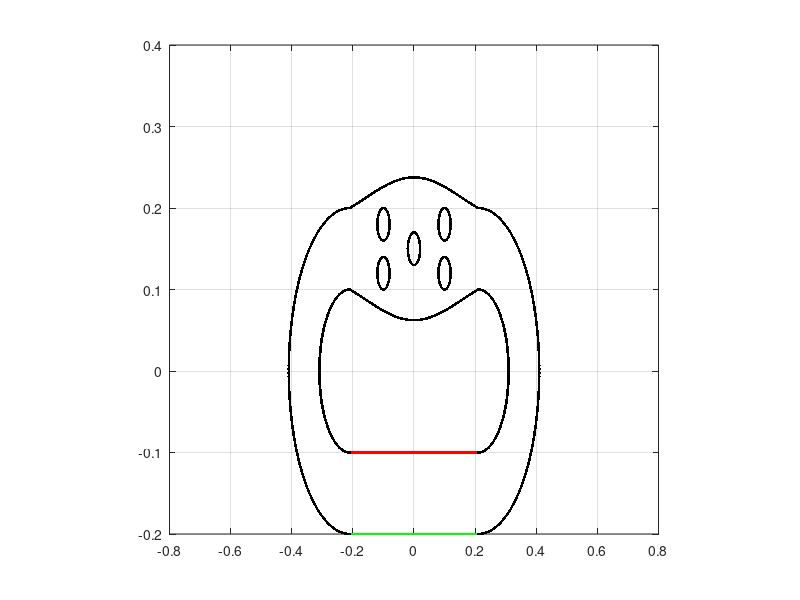

Reproduce this figure in MATLAB.
%Racetrack with prescribed peristalsis and pericardium

L = 1;                              % length of computational domain (m)
N = 512;                            % number of Cartesian grid meshwidths at the finest level of the AMR grid
dx = L/N;                           % Cartesian mesh width (m)
ds = L/(2*N);                       % space between boundary points in straight tube

%%%%%%%%%%%%%%%%%%%%%%%%%%%%%%%%%%%%%%%%%%%%%%%%%%%
%Lines 51-58 from generate mesh
% Parameters for the prescribed peristalsis
%Lap = 0.3;                          % length of the actuator section
% NLap = ceil(Lap/ds);                  % number of points along each actuator
%Cap = 0.5*Lt;                       % center of the actuator section
%NCap = ceil(ceil(Nstraight/2)*Cap/Lt); % index of the center point
%Na1p = NCap - ceil(NLap/2);            % index of the starting point with respect to the elastic section
%Na2p = Na1p+NLap-1;                    % index of the ending point with respect to the elastic section



%%%%%%%%%%%%%%%%%%%%%%%%%%%%%%%%%%%%%%%%%%%%%%%%%%%
%Parameters for the racetrack

Let = 0.4;                          % Length of elastic tube (m)
Nend = 10;                           % Number of rigid points on each end of elastic section
Lt = Let+2*Nend*ds;                 % Length of straight section with three rigid points on each end

diameter = 0.1;                     % diameter of the tube
R2 = 0.1;                           % radius of inner wall
R1 = R2+diameter;                   % radius of outer wall
percent = 0.8;                      % percent contraction for applied force peristalsis

radius = .02;                       % Radius of obstacles 
gamma = 0 : asin(ds/radius) : 2*pi;  % used for making the circle obstacles

Nstraight = 2*ceil(Lt/ds);          % number of points along each straight section
Ncurve = 2*ceil(pi*R1/ds);          % number of points along each curved section
Nrace = Nstraight+2*Ncurve;         % number of points making up the racetrack part
Nracecirc = Nrace+5*length(gamma);  % number of points making up the circle obstacles
dtheta = pi/(Ncurve/2);             % angle increment for drawing curved edges

mesh_name = 'heart_';               % structure name



centery = 0;                        % y-position of center of curved sections
centerx1 = -0.5*Lt;                 % x-position of center of left curved section
centerx2 = 0.5*Lt;                  % x-position of center of right curved section

%%%%%%%%%%%%%%%%%%%%%%%%%%%%%%%%%%%%%%%%%%%%%%%%%%%%%%%%%%
%%%%%%%%%%%%%%%%%%%%%%%%%%%%%%%%%%%%%%%%%%%%%%%%%%%%%%%%%
% Parameters for the pericardium
%Dp = 2*diameter;                    %diameter of the pericardium
%Nperi = 2*ceil((Dp-diameter)/ds);  % number of boundary points along the sides of the pericardium
%Nperitot = Nperi + Nstraight;       % total number of pericardium points

%%%%%%%%%%%%%%%%%%%%%%%%%%%%%%%%%%%%%%%%%%%%%%%%%%%%%%%%%%
%%%%%%%%%%%%%%%%%%%%%%%%%%%%%%%%%%%%%%%%%%%%%%%%%%%%%%%%%
% Parameters for the actuator
%La = 0.04;                          % length of the actuator section
%NLa = ceil(La/ds);                  % number of points along each actuator
%Ca = 0.25*Lt;                       % center of the actuator section
%NCa = ceil(ceil(Nstraight/2)*Ca/Lt); % index of the center point
%Na1 = NCa - ceil(NLa/2);            % index of the starting point with respect to the elastic section
%Na2 = Na1+NLa-1;                    % index of the ending point with respect to the elastic section

%%%%%%%%%%%%%%%%%%%%%%%%%%%%%%%%%%%%%%%%%%%%%%%%%%%%%%%%%%
%%%%%%%%%%%%%%%%%%%%%%%%%%%%%%%%%%%%%%%%%%%%%%%%%%%%%%%%%
% Parameters for the prescribed peristalsis
Lap = 0.3;                            % length of the actuator section
NLap = ceil(Lap/ds);                  % number of points along each actuator
Cap = 0.5*Lt;                         % center of the actuator section
NCap = ceil(ceil(Nstraight/2)*Cap/Lt); % index of the center point
Na1p = NCap - ceil(NLap/2);            % index of the starting point with respect to the elastic section
Na2p = Na1p+NLap-1;                    % index of the ending point with respect to the elastic section


%%%%%%%%%%%%%%%%%%%%%%%%%%%%%%%%%%%%%%%%%%%
%%%%%%%%%%%%%%%%%%%%%%%%%%%%%%%%%%%%%%%%%%%

% Parameters for applied force peristalsis
%Lnperi = 0.05;                          % length of the end of the flexible tube without peristalsis
%Lperi = Lt-2*Lnperi;                      % length of the peristalsis section of tube
%Nperist = ceil(Lperi/ds);                 % number of peristaltic points on top or bottom of tube
%NCent = ceil(Nstraight/4);                 %index of center of elastic tube
%Nperi1 = NCent-ceil(0.5*Nperist);           % index of the starting point with respect to the elastic section
%Nperi2 = Nperi1+Nperist-1;                  %index of the ending point with respect to the elastic section

%%%%%%%%%%%%%%%%%%%%%%%%%%%%%%%%%%%%%%%%%%%
%%%%%%%%%%%%%%%%%%%%%%%%%%%%%%%%%%%%%%%%%%%
% parameters for markers
Nmarkersx = 11;                     %number of columns of markers
Nmarkersy = 11;                     %number of markers in each column
Nmarkers=Nmarkersx*Nmarkersy;       %total number of markers
dmx = Let/(Nmarkersx-1);            %space between markers in x-direction
dmy = diameter/(Nmarkersy-1);       %space between markers in y-direction

%%%%%%%%%%%%%%%%%%%%%%%%%%%%%%%%%%%%%%%%%%%
%%%%%%%%%%%%%%%%%%%%%%%%%%%%%%%%%%%%%%%%%%%
% material parameters
kappa_spring = 30.0;               % spring constant (Newton)
kappa_beam = 0.3;                 % beam stiffness constant (Newton m^2) %2.5e-2 works for Wo>=5
kappa_target = kappa_spring;        % target point penalty spring constant (Newton)
Fmag = 4.0e0;                % this is my best guess at a reasonable applied force %4.0e0 works for Wo>=5
phase = 0;                      %initial phase of the oscillating force, where F=Fmag*phase and phase = (1+sin(2*pi*f*t-pi/2));

%%%%%%%%%%%%%%%%%%%%%%%%%%%%%%%%%%%%%%%%%%%%%%%%%%%%%%%%%%%%%%%%%%%%%%%%%%%%%%%%

%%%%%%%%%%%%%%%%%%%%%%%%%%%%%%
% Make markers as vertices with no material properties

vertex_fid = fopen(['markers_' num2str(N) '.vertex'], 'w');
fprintf(vertex_fid, '%d\n', Nmarkers);

%top part
for i=0:Nmarkersx-1
    for j=0:Nmarkersy-1
        y = centery-R2-j*dmy;
        x = -Let/2+i*dmx;
    fprintf(vertex_fid, '%1.16e %1.16e\n', x, y);
    end
end


%%%%%%%%%%%%%%%%%%%%%%%%%%%%%%%%%%%%%%%%%%%%%%%%%%%%%%%%%%%%%%%%%%%%%%%%%%%%%%%%
%%%%%%%%%%%%%%%%%%%%%%%%%%%%%%
% prescribed peristalsis part
% Write out the vertex information

% Allocate space for variables
ytop_elastic = zeros(1,ceil(Nstraight/2));
xtop_elastic = zeros(1,ceil(Nstraight/2));
ybot_elastic = zeros(1,ceil(Nstraight/2));
xbot_elastic = zeros(1,ceil(Nstraight/2));

% Vertex information
vertex_fid = fopen([mesh_name 'tube_' num2str(N) '.vertex'], 'w');
fprintf(vertex_fid, '%d\n', Nstraight);

% Top section, elastic tube
for i = 1:(Nstraight/2)
    ytop_elastic(1,i) = centery-R2;
    xtop_elastic(1,i) = -Lt/2+(i-1)*ds;
    fprintf(vertex_fid, '%1.16e %1.16e\n', xtop_elastic(1,i), ytop_elastic(1,i));
end

% Bottom section, elastic tube
for  i = 1:(Nstraight/2)
    ybot_elastic(1,i) = centery-R1;
    xbot_elastic(1,i) = -Lt/2+(i-1)*ds;
    fprintf(vertex_fid, '%1.16e %1.16e\n', xbot_elastic(1,i), ybot_elastic(1,i));
end

fclose(vertex_fid);

% Plots elastic tube vertices
plot(xtop_elastic,ytop_elastic,'r.')
hold on
plot(xbot_elastic,ybot_elastic,'g.')
%%%%%%%%%%%%%%%%%%%%%%%%%%%%%%%%%%%%%%%%%%%%%%%%%%%%%%%%%%%%%%%%%%%%%%%%%%%%%%%%

%%%%%%%%%%%%%%%%%%%%%%%%%%%%%%
% race track part
% Write out the vertex information

% Allocate Space
x_race = zeros(1,Nrace);
y_race = zeros(1,Nrace);

vertex_fid = fopen([mesh_name 'race_' num2str(N) '.vertex'], 'w');
fprintf(vertex_fid, '%d\n', Nracecirc);

%right inner curved part of racetrack 
for i=1:ceil(Ncurve/2)
    theta = (i-1)*dtheta-pi/2;
    y_race(1,i) = centery+R2*sin(theta);
    x_race(1,i) = Lt/2+R2*cos(theta);
    fprintf(vertex_fid, '%1.16e %1.16e\n', x_race(1,i), y_race(1,i));
end

%straight inner section on the top
for i = ceil(Ncurve/2)+1:ceil(Ncurve/2)+ceil(Nstraight/2)
    theta = (i-1)*dtheta-pi/2;
    theta1 = pi/2+(i-(ceil(Ncurve/2)+ceil(Nstraight/2))-1)*dtheta;
    y_race(1,i) = centery+R2-0.05*(-cos(theta))*cos(theta1);
    x_race(1,i) = centerx2-(i-ceil(Ncurve/2)-1)*ds;
    fprintf(vertex_fid, '%1.16e %1.16e\n', x_race(1,i), y_race(1,i));
end

%left inner curved part of racetrack
for i = ceil(Ncurve/2)+ceil(Nstraight/2)+1:Ncurve+ceil(Nstraight/2)
    theta = pi/2+(i-(ceil(Ncurve/2)+ceil(Nstraight/2))-1)*dtheta;
    y_race(1,i) = centery+R2*sin(theta);
    x_race(1,i) = centerx1+R2*cos(theta);
    fprintf(vertex_fid, '%1.16e %1.16e\n', x_race(1,i), y_race(1,i));
end

%right outer curved part of racetrack 
for i=Ncurve+ceil(Nstraight/2)+1:Ncurve+ceil(Ncurve/2)+ceil(Nstraight/2)
    theta=(i-(Ncurve+ceil(Nstraight/2))-1)*dtheta-pi/2;
    y_race(1,i) = centery+R1*sin(theta);
    x_race(1,i) = Lt/2+R1*cos(theta);
    fprintf(vertex_fid, '%1.16e %1.16e\n', x_race(1,i), y_race(1,i));
end

%straight outer section on the top
for i=Ncurve+ceil(Ncurve/2)+ceil(Nstraight/2)+1:Ncurve+ceil(Ncurve/2)+Nstraight
    theta=(i-(Ncurve+ceil(Nstraight/2))-1)*dtheta-pi/2;
    theta1=pi/2+(i-(Ncurve+ceil(Ncurve/2)+Nstraight)-1)*dtheta;
    y_race(1,i)=centery+R1+0.05*(-cos(theta))*cos(theta1);
    x_race(1,i)=centerx2-(i-(Ncurve+ceil(Ncurve/2)+ceil(Nstraight/2))-1)*ds;
    fprintf(vertex_fid, '%1.16e %1.16e\n', x_race(1,i), y_race(1,i));
end


%left outer curved part of racetrack
for i = Ncurve+ceil(Ncurve/2)+Nstraight+1:Nrace
    theta = pi/2+(i-(Ncurve+ceil(Ncurve/2)+Nstraight)-1)*dtheta;
    y_race(1,i) = centery+R1*sin(theta);
    x_race(1,i) = centerx1+R1*cos(theta);
    fprintf(vertex_fid, '%1.16e %1.16e\n', x_race(1,i), y_race(1,i));
end



% ADDING OBSTACLES / CIRCLES WITHIN THE TOP TUBE

%???????????????
%
% Vertex information for obstacles
%vertex_fid = fopen([mesh_name 'circ_' num2str(N) '.vertex'], 'w');
%fprintf(vertex_fid, '%d\n', Nracecirc);
%
%???????????????


% CENTER OBSTACLE
x1Center = 0;
y1Center = .15;
x1 = radius * cos(gamma) + x1Center;
y1 = radius * sin(gamma) + y1Center;
plot(x1,y1,'k.');
axis square;
grid on;

for i = 1:length(gamma)
    fprintf(vertex_fid, '%1.16e %1.16e\n', x1(1,i), y1(1,i));
end

% RIGHT TOP OBSTACLE
x2Center = 0.1;
y2Center = .18;
x2 = radius * cos(gamma) + x2Center;
y2 = radius * sin(gamma) + y2Center;
plot(x2,y2,'k.');
%plot(x,y,.1,.18,'lineWidth',3);
axis square;
grid on;

for i = 1:length(gamma)
    fprintf(vertex_fid, '%1.16e %1.16e\n', x2(1,i), y2(1,i));
end

% RIGHT BOTTOM OBSTACLE
x3Center = 0.1;
y3Center = .12;
x3 = radius * cos(gamma) + x3Center;
y3 = radius * sin(gamma) + y3Center;
plot(x3,y3,'k.');
%plot(x,y,.1,.12,'lineWidth',3);
axis square;
%grid on;

for i = 1:length(gamma)
    fprintf(vertex_fid, '%1.16e %1.16e\n', x3(1,i), y3(1,i));
end

% LEFT TOP OBSTACLE
x4Center = -0.1;
y4Center = .18;
x4 = radius * cos(gamma) + x4Center;
y4 = radius * sin(gamma) + y4Center;
plot(x4,y4,'k.');
%plot(x,y,-0.1,.18,'lineWidth',3);
axis square;
grid on;

for i = 1:length(gamma)
    fprintf(vertex_fid, '%1.16e %1.16e\n', x4(1,i), y4(1,i));
end

% LEFT BOTTOM OBSTACLE
x5Center = -0.1;
y5Center = .12;
x5 = radius * cos(gamma) + x5Center;
y5 = radius * sin(gamma) + y5Center;
plot(x5,y5,'k.');
%plot(x,y,-0.1,.12,'lineWidth',3);
axis square;
grid on;

for i = 1:length(gamma)
    fprintf(vertex_fid, '%1.16e %1.16e\n', x5(1,i), y5(1,i));
end

fclose(vertex_fid);

% Plots the racetrack vertices
plot(x_race,y_race,'k.')


%%%%%%%%%%%%%%%%%%%%%%%%%%%%%%%%%%%%%%%%%%%%%%%%%%%%%%%%%%%%%%%%%%%%%%%%%%%%%%%%

%%%%%%%%%%%%%%%%%%%%%%%%%%%%%%%%%%%%%%%%%%%%%%%%%%%%%%%%%%%%%%%%%%%%%%%%%%%%%%%%
% Write out the spring information for the elastic section

spring_fid = fopen([mesh_name 'tube_' num2str(N) '.spring'], 'w');
fprintf(spring_fid, '%d\n', Nstraight-2);

%elastic part of tube
for i = 0:ceil(Nstraight/2)-2
    fprintf(spring_fid, '%d %d %1.16e %1.16e\n', i, i+1, kappa_spring*ds/(ds^2), ds);
end

for i = ceil(Nstraight/2):Nstraight-2
    fprintf(spring_fid, '%d %d %1.16e %1.16e\n', i, i+1, kappa_spring*ds/(ds^2), ds);
end

fclose(spring_fid);
%
% %%%%%%%%%%%%%%%%%%%%%%%%%%%%%%%%%%%%%%%%%%%%%%%%%%%%%%%%%%%%%%%%%%%%%%%%%%%%%%%%
% %%%%%%%%%%%%%%%%%%%%%%%%%%%%%%%%%%%%%%%%%%%%%%%%%%%%%%%%%%%%%%%%%%%%%%%%%%%%%%%%
% % Write out the beam information for the elastic section

beam_fid = fopen([mesh_name 'tube_' num2str(N) '.beam'], 'w');
fprintf(beam_fid, '%d\n', Nstraight-4);

%elastic part of tube
for i = 0:ceil(Nstraight/2)-3
    fprintf(beam_fid, '%d %d %d %1.16e\n', i, i+1, i+2, kappa_beam*ds/(ds^4));
end

for i = ceil(Nstraight/2):Nstraight-3
    fprintf(beam_fid, '%d %d %d %1.16e\n', i, i+1, i+2, kappa_beam*ds/(ds^4));
end
fclose(beam_fid);

%%%%%%%%%%%%%%%%%%%%%%%%%%%%%%%%%%%%%%%%%%%%%%%%%%%%%%%%%%%%%%%%%%%%%%%%%%%%%%%%
%%%%%%%%%%%%%%%%%%%%%%%%%%%%%%%%%%%%%%%%%%%%%%%%%%%%%%%%%%%%%%%%%%%%%%%%%%%%%%%%

% Write out the target point information for the ends of the elastic tube
target_fid = fopen([mesh_name 'tube_' num2str(N) '.target'], 'w');

fprintf(target_fid, '%d\n', 4*Nend);

for i = 0:Nend-1
    fprintf(target_fid, '%d %1.16e\n', i, kappa_target*ds/(ds^2));
end

for i = ceil(Nstraight/2)-Nend:ceil(Nstraight/2)-1
    fprintf(target_fid, '%d %1.16e\n', i, kappa_target*ds/(ds^2));
end

for i = ceil(Nstraight/2):ceil(Nstraight/2)+Nend-1
    fprintf(target_fid, '%d %1.16e\n', i, kappa_target*ds/(ds^2));
end

for i = Nstraight-Nend:Nstraight-1
    fprintf(target_fid, '%d %1.16e\n', i, kappa_target*ds/(ds^2));
end

fclose(target_fid);



%%%%%%%%%%%%%%%%%%%%%%%%%%%%%%%%%%%%%%%%%%%%%%%%%%%%%%%%%%%%%%%%%%%%%%%%%%%%%%%%
% Write out the target point information for the racetrack
target_fid = fopen([mesh_name 'race_' num2str(N) '.target'], 'w');

fprintf(target_fid, '%d\n', Nracecirc);

for i = 0:Nracecirc-1
    fprintf(target_fid, '%d %1.16e\n', i, kappa_target*ds/(ds^2));
end

fclose(target_fid);

%%%%%%%%%%%%%%%%%%%%%%%%%%%%%%%%%%%%%%%%%%%%%%%%%%%%%%%%%%%%%%%%%%%%%%%%%%%%%%%%
%Target point information for the circles

% target_fid = fopen([mesh_name 'circ_' num2str(N) '.target'], 'w');
% 
% fprintf(target_fid, '%d\n', Nracecirc);
% 
% for i = 0:Nrace-1
%     fprintf(target_fid, '%d %1.16e\n', i, kappa_target*ds/(ds^2));
% end
% 
% fclose(target_fid);


%%%%%%%%%%%%%%%%%%%%%%%%%%%%%%%%%%%%%%%%%%%%%%%%%%%%%%%%%%%%%%%%%%%%%%%%%%%%%%%%

% Write out the target point information for the actuator
%
%top prescribed peristalsis
target_fid = fopen(['pperi_top_' num2str(N) '.target'], 'w');
fprintf(target_fid, '%d\n', NLap);

for i = 0:NLap-1,
    fprintf(target_fid, '%d %1.16e\n', i, kappa_target*ds/(ds^2));
end

fclose(target_fid);

%bottom prescribed peristalsis
target_fid = fopen(['pperi_bot_' num2str(N) '.target'], 'w');
fprintf(target_fid, '%d\n', NLap);

for i = 0:NLap-1,
    fprintf(target_fid, '%d %1.16e\n', i, kappa_target*ds/(ds^2));
end

fclose(target_fid);

% Write out the vertex information
%%%%%%%%%%%%%%%%%%%%%%%%%%%%%%
% prescribed peristalsis part
% Write out the vertex information

%top part
vertex_fid = fopen(['pperi_top_' num2str(N) '.vertex'], 'w');
fprintf(vertex_fid, '%d\n', NLap);

for i=Na1p:Na2p,
    ytop = centery-R2;
    xtop = -Lt/2+i*ds;
    fprintf(vertex_fid, '%1.16e %1.16e\n', xtop, ytop);
end
fclose(vertex_fid);

%bottom part
vertex_fid = fopen(['pperi_bot_' num2str(N) '.vertex'], 'w');
fprintf(vertex_fid, '%d\n', NLap);

for i=Na1p:Na2p,
    ybot = centery-R1;
    xbot = -Lt/2+i*ds;
    fprintf(vertex_fid, '%1.16e %1.16e\n', xbot, ybot);
end
fclose(vertex_fid);


